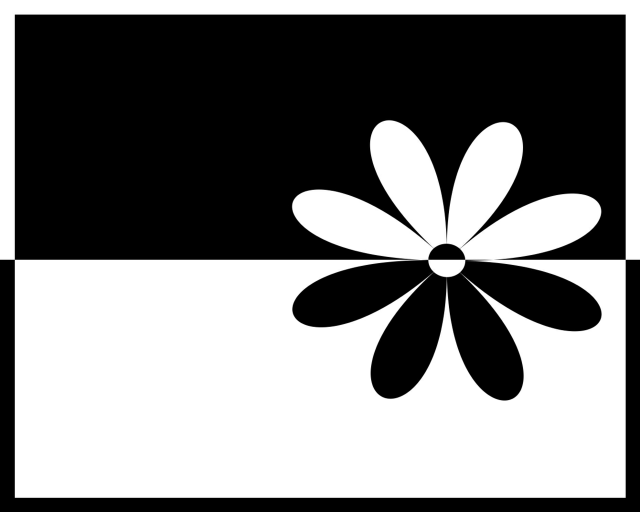
#> input picture machine-learning/lab5/black-white-flower.jpg, 1280 x 1024 px (shown at 1/2 size)
$ python main.py
#> lines starting #> are read from the running program, lines starting #| are printed output that depends on the picture; after the words box and inside, x2 and y2 are one past the last pixel; in counts of white or black regions, pixels touching at a corner belong together
from PIL import Image
import numpy as np
import matplotlib.pyplot as plt
from sklearn.cluster import KMeans


img = Image.open("black-white-flower.jpg")
#> img is the input picture: PIL image 1280x1024 L; min 0, max 255, mean 125.9

img = img.convert("1")
#> img: PIL image 1280x1024 1; 49.4% white; 13 white regions (12 under 20 px), largest, box (x1, y1, x2, y2) and area: (0, 0, 1280, 996) 647103
img = img.resize((320, 256))
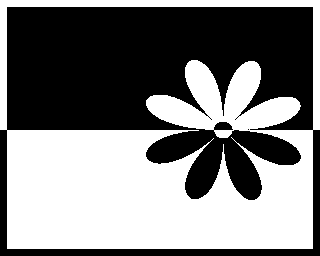
#> img: PIL image 320x256 1; 49.3% white; 1 white region, box (x1, y1, x2, y2) and area: (0, 0, 320, 249) 40382

xcoord = np.array([])  #320
ycoord = np.array([])  #256

for i in range(0, 320):
    for j in range(0, 256):
        if img.getpixel((i, j)) != 0:
            xcoord = np.append(xcoord, i)
            ycoord = np.append(ycoord, j)


plt.scatter(xcoord, ycoord)
plt.show()
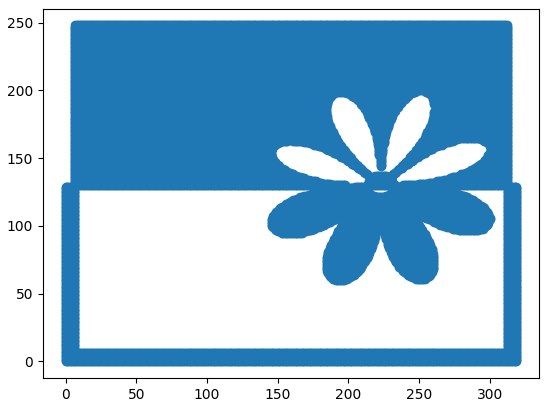
#> figure drawn by matplotlib, 1 panel


X = np.vstack((xcoord, ycoord)).T

kmeans = KMeans(n_clusters=4).fit(X)
result = kmeans.predict(X)


c1_x = np.array([])
c2_x = np.array([])
c3_x = np.array([])
c4_x = np.array([])

c1_y = np.array([])
c2_y = np.array([])
c3_y = np.array([])
c4_y = np.array([])

i = 0
for k in result:
    if k == 1:
        c1_x = np.append(c1_x, xcoord[i])
        c1_y = np.append(c1_y, ycoord[i])
    if k == 2:
        c2_x = np.append(c2_x, xcoord[i])
        c2_y = np.append(c2_y, ycoord[i])
    if k == 3:
        c3_x = np.append(c3_x, xcoord[i])
        c3_y = np.append(c3_y, ycoord[i])
    if k == 0:
        c4_x = np.append(c4_x, xcoord[i])
        c4_y = np.append(c4_y, ycoord[i])
    i += 1


plt.scatter(c1_x, c1_y, color="red")
plt.scatter(c2_x, c2_y, color="blue")
plt.scatter(c3_x, c3_y, color="green")
plt.scatter(c4_x, c4_y, color="yellow")

plt.show()
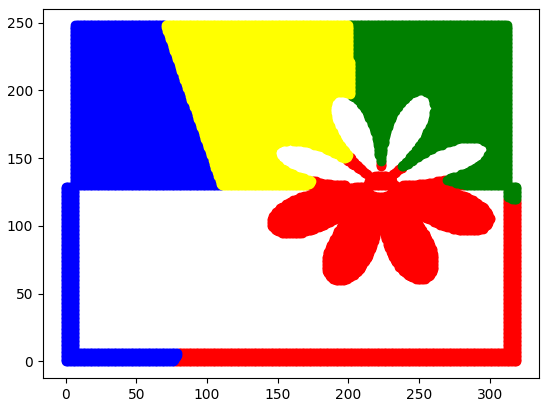
#> figure drawn by matplotlib, 1 panel
